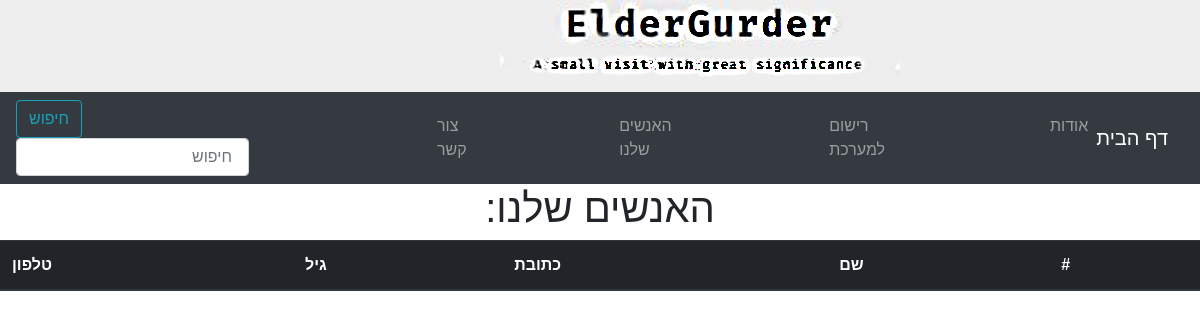
The app's page /lonely_peoples, older data.
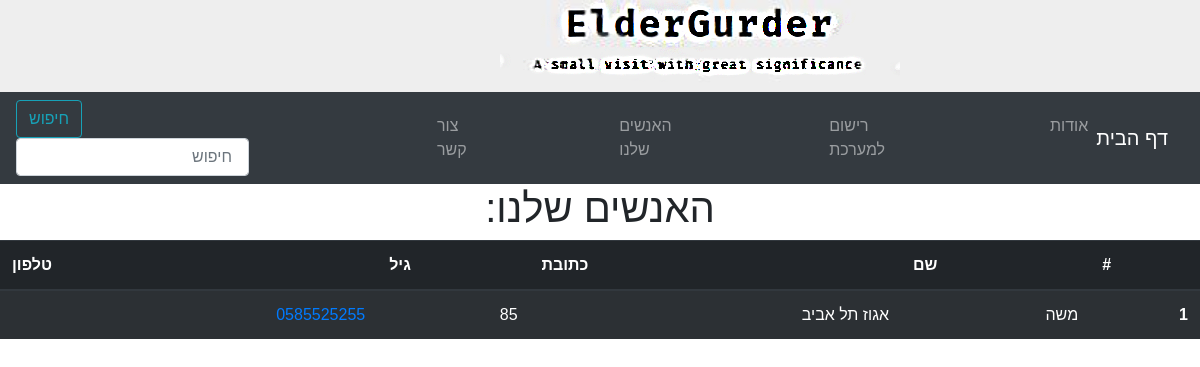
The same page, newer data.
### elder_gurder_service/models.py (models this page shows, shortened)
class LonelyPeople(models.Model):
    user = models.ForeignKey(
        get_user_model(),
        verbose_name='user',
        on_delete=models.CASCADE)
    name    = models.CharField(max_length=150)
    age     = models.IntegerField()
    address = models.CharField(max_length=150)
    phone   = models.CharField(max_length=20)
    deatils = models.TextField(null=True)

### elder_gurder_service/views.py (the view)
# urls.py: path('lonely_peoples', views.LonelyPeoples.as_view()),
class LonelyPeoples(ListView):
    model = models.LonelyPeople
    context_object_name = 'lonely_peoples'
    template_name = 'people_list.html'

### elder_gurder_service/templates/people_list.html (shortened to what this page needs)
{% load static%}
{% load static %}
<!DOCTYPE html>
<html lang="en">
<head>
    <link rel="stylesheet" type="text/css" href="{% static 'CSS/Style.css' %} "/>
    <link rel="stylesheet" href="https://stackpath.bootstrapcdn.com/bootstrap/4.1.3/css/bootstrap.min.css">
</head>
<body class="backgroundimg">
    <header>
        <a id="logo" href="index.html"></a>
        <nav class="navbar navbar-expand-lg navbar-dark bg-dark">
            <div class="collapse navbar-collapse" id="navbarColor01">
                <form class="form-inline">
                    <button class="btn btn-outline-info my-2 my-sm-0" type="submit">חיפוש</button>
                    <input class="form-control mr-sm-2" type="search" placeholder="חיפוש" aria-label="Search" />
                </form>
                <ul class="navbar-nav mr-auto">
                    <li class="nav-item">
                        <a class="nav-link" href="#">צור קשר</a>
                    </li>
                    <li class="nav-item">
                        <a class="nav-link" href="#">האנשים שלנו</a>
                    </li>
                    <li class="nav-item">
                        <a class="nav-link" href="#">רישום למערכת</a>
                    </li>
                    <li class="nav-item">
                        <a class="nav-link" href="#">אודות</a>
                    </li>
                </ul>
                <a class="navbar-brand" href="#">דף הבית</a>
            </div>
        </nav>
    </header>
    <section class="peopleheader">
        <h1>:האנשים שלנו</h1>
    </section>
    <table class="table table-dark table-striped">
        <thead class="thead-dark">
            <tr>
                <th scope="col">טלפון</th>
                <th scope="col">גיל</th>
                <th scope="col">כתובת</th>
                <th scope="col">שם</th>
                <th scope="col">#</th>
            </tr>
        </thead>
        <tbody>
            {% for person in lonely_peoples %}
                    <tr data-href="{%url 'lonely' pk=person.pk %}">
                        <td><a href="{%url 'lonely' pk=person.pk %}"> {{ person.phone }} </a> </td>
                        <td>{{ person.age }}</td>
                        <td>{{ person.address }}</td>
                        <td>{{ person.name }}</td>
                        <th scope="row">{{ forloop.counter }}</th>
                    </tr>
            {% endfor %}
        </tbody>
    </table>
</body>
</html>

Row changes from the older to the newer data that the page shows:
added LonelyPeople: phone "0585525255", age "85", address "אגוז תל אביב", name "משה"
